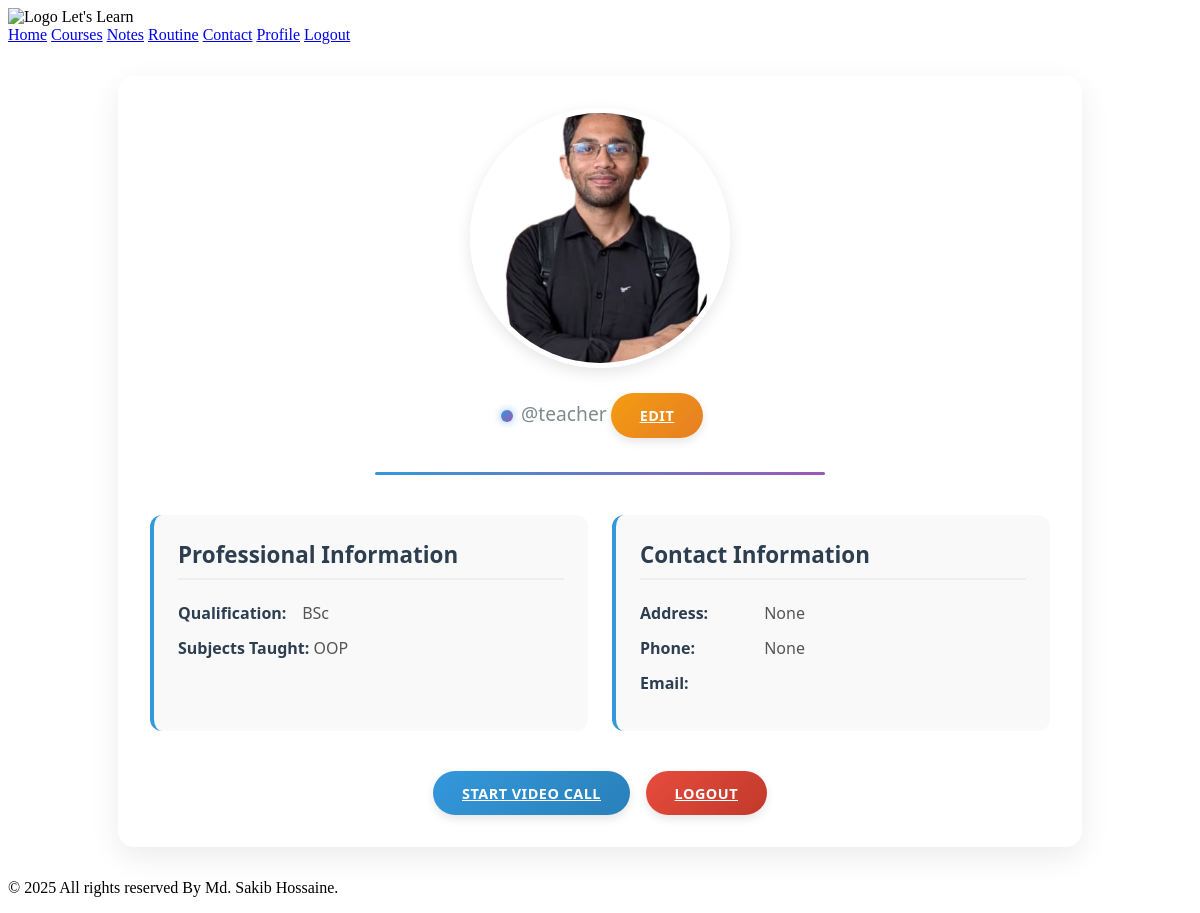
The page /teacher-profile/ (signed in) on the database its author committed.
### users/models.py (models this page shows, shortened)
class CustomUser(AbstractBaseUser, PermissionsMixin):
    USER_TYPE_CHOICES = (
        ('student', 'Student'),
        ('teacher', 'Teacher'),
    )
    profile_picture = models.ImageField(upload_to='profile_pics/', blank=True, null=True)
    email = models.EmailField(unique=True)
    username = models.CharField(max_length=150)
    user_type = models.CharField(max_length=10, choices=USER_TYPE_CHOICES)
    is_active = models.BooleanField(default=True)
    is_staff = models.BooleanField(default=False)
    class_name = models.CharField(max_length=100, blank=True, null=True)
    school_name = models.CharField(max_length=255, blank=True, null=True)
    address = models.CharField(max_length=255, blank=True, null=True)
    parent_phone = models.CharField(max_length=20, blank=True, null=True)
    qualification = models.CharField(max_length=255, blank=True, null=True)
    subjects_taught = models.CharField(max_length=255, blank=True, null=True)
    phone_number = models.CharField(max_length=20, blank=True, null=True)
    objects = CustomUserManager()
    USERNAME_FIELD = 'email'
    REQUIRED_FIELDS = ['username', 'user_type']

### users/views.py (the view)
# urls.py: path('teacher-profile/', views.teacher_profile, name='teacher_profile'),
@login_required
def teacher_profile(request):
    teacher = request.user
    return render(request, 'users/teacherProfile.html', {'teacher': teacher})

### templates/users/teacherProfile.html (shortened to what this page needs)
{% extends 'base.html' %}
{% load static %}
{% block content %}
<div class="profile-container">
    <div class="profile-header">
        <div class="profile-image">
            {% if teacher.profile_picture %}
                <img src="{{ teacher.profile_picture.url }}" alt="{{ teacher.user.username }}">
            {% else %}
                <div class="no-image">No Image</div>
            {% endif %}
        </div>
        <p class="username">@{{ teacher.username }}</p>
        <a href="{% url 'users:edit_teacher_profile' %}" class="btn btn-warning btn-sm" style="margin-top:10px;">Edit</a>
    </div>
    <div class="profile-details">
        <div class="detail-card">
            <h3>Professional Information</h3>
            <p><strong>Qualification:</strong> {{ teacher.qualification }}</p>
            <p><strong>Subjects Taught:</strong> {{ teacher.subjects_taught }}</p>
        </div>
        <div class="detail-card">
            <h3>Contact Information</h3>
            <p><strong>Address:</strong> {{ teacher.address }}</p>
            <p><strong>Phone:</strong> {{ teacher.phone_number }}</p>
            <p><strong>Email:</strong> {{ teacher.user.email }}</p>
        </div>
    </div>
    <div class="action-buttons">
        <a href="{% url 'users:teacher_class_call' %}" class="btn btn-primary">Start Video Call</a>
        <a href="{% url 'users:logout' %}" class="btn btn-danger">Logout</a>
    </div>
</div>
{% endblock %}

### templates/users/teacherProfile.html (style rules this page uses)
.profile-container { max-width: 900px; margin: 2rem auto; padding: 2rem; background: #ffffff; border-radius: 16px; box-shadow: 0 10px 30px rgba(0, 0, 0, 0.08); font-family: 'Segoe UI', Tahoma, Geneva, Verdana, sans-serif; }
.profile-header { text-align: center; margin-bottom: 2.5rem; position: relative; padding-bottom: 1.5rem; }
.profile-header::after { content: ""; position: absolute; bottom: 0; left: 25%; right: 25%; height: 3px; background: linear-gradient(90deg, #3498db, #9b59b6); border-radius: 3px; }
.username { font-size: 1.2rem; color: #7f8c8d; margin: 0.5rem 0 1.5rem; font-weight: 400; position: relative; display: inline-block; }
.username::before { content: ""; display: inline-block; width: 12px; height: 12px; background: linear-gradient(135deg, #3498db, #9b59b6); border-radius: 50%; margin-right: 8px; vertical-align: middle; box-shadow: 0 0 8px rgba(52, 152, 219, 0.6); }
.profile-image { width: 250px; height: 250px; margin: 0 auto 1.5rem; position: relative; border-radius: 50%; overflow: hidden; border: 5px solid #fff; box-shadow: 0 5px 15px rgba(0, 0, 0, 0.1); transition: transform 0.3s ease, box-shadow 0.3s ease; }
.profile-image img { width: 100%; height: 100%; object-fit: cover; }
.profile-details { display: grid; grid-template-columns: repeat(auto-fit, minmax(300px, 1fr)); gap: 1.5rem; margin: 2rem 0; }
.detail-card { background: #f9f9f9; padding: 1.5rem; border-radius: 12px; transition: all 0.3s ease; border-left: 4px solid #3498db; }
.detail-card h3 { margin-top: 0; color: #2c3e50; font-size: 1.4rem; padding-bottom: 0.5rem; border-bottom: 2px solid #eee; }
.detail-card p { margin: 0.8rem 0; color: #555; font-size: 1rem; }
.detail-card strong { color: #2c3e50; font-weight: 600; min-width: 120px; display: inline-block; }
.action-buttons { display: flex; justify-content: center; margin-top: 2.5rem; gap: 1rem; }
.btn { padding: 0.8rem 1.8rem; border-radius: 50px; font-weight: 600; text-transform: uppercase; letter-spacing: 0.5px; transition: all 0.3s ease; border: none; cursor: pointer; font-size: 0.9rem; box-shadow: 0 4px 10px rgba(0, 0, 0, 0.1); }
.btn-primary { background: linear-gradient(135deg, #3498db, #2980b9); color: white; }
.btn-warning { background: linear-gradient(135deg, #f39c12, #e67e22); color: white; }
.btn-danger { background: linear-gradient(135deg, #e74c3c, #c0392b); color: white; }

### rows shown on the page
CustomUser: profile_picture (picture), username "teacher", qualification "BSc", subjects_taught "OOP", address "None", phone_number "None"
